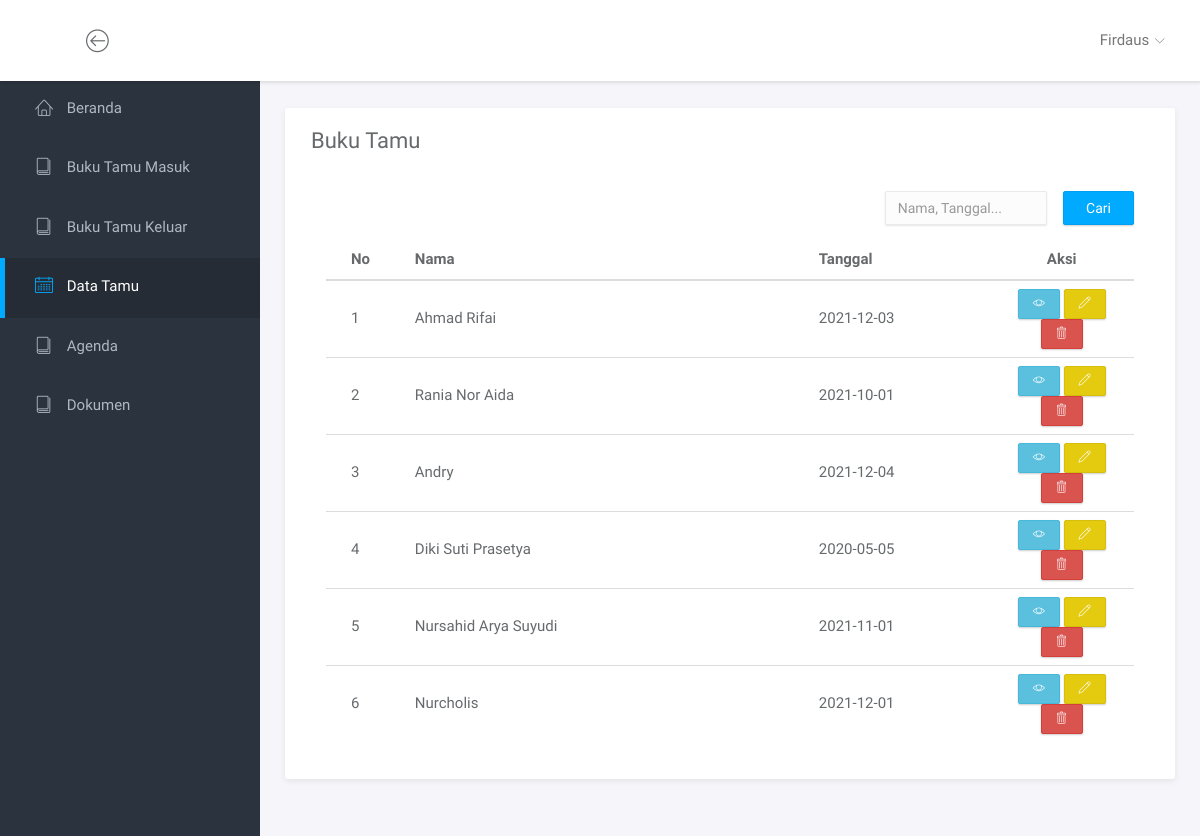
The page /index.php?page=data_tamu (signed in) on the database as committed earlier.
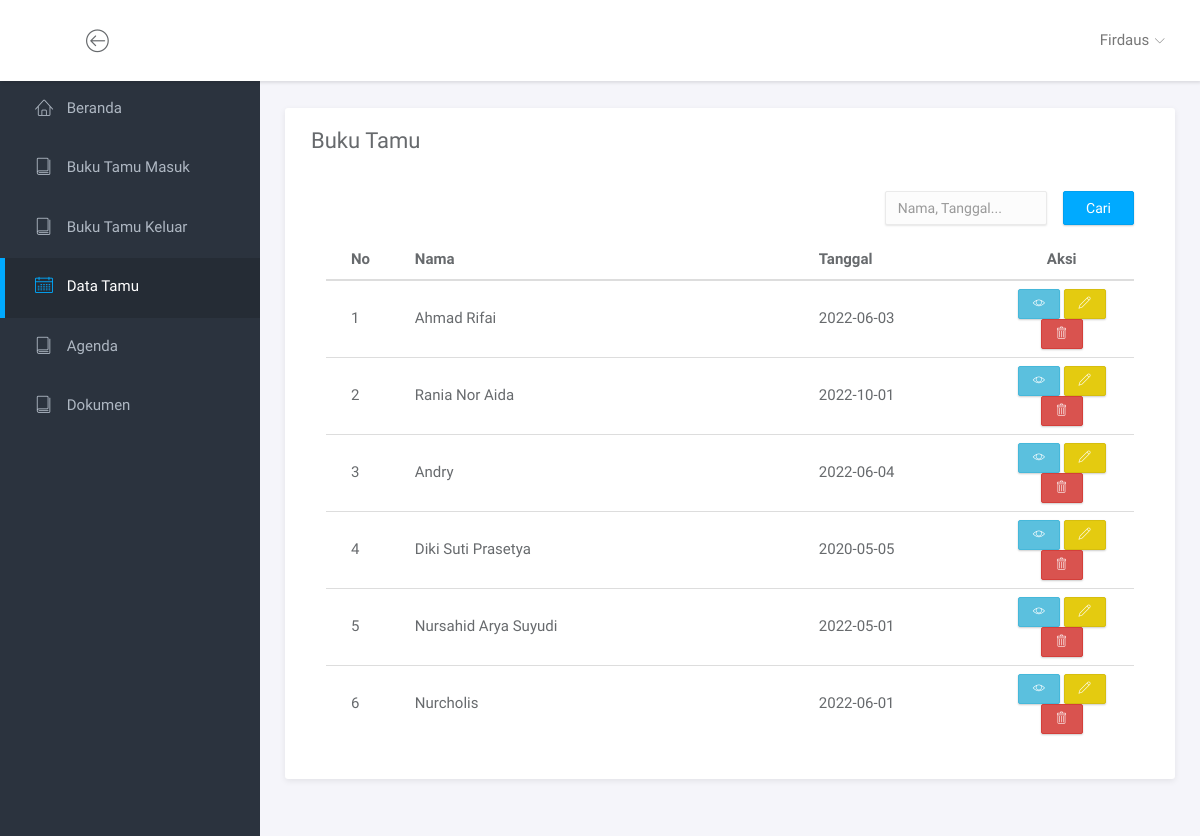
The same page on the database as committed later.
### tables this page shows
CREATE TABLE `tabel_buku_tamu` (
    id_tamu INT NOT NULL AUTO_INCREMENT,
    id_user INT NOT NULL,
    id_ruangan INT NOT NULL,
    nomor_identitas VARCHAR(255) NOT NULL,
    nama VARCHAR(255) NOT NULL,
    tanggal DATE NOT NULL,
    jam_masuk TIME NOT NULL,
    jam_keluar TIME NULL,
    alamat VARCHAR(255) NOT NULL,
    nomor_handphone VARCHAR(15) NOT NULL,
    keperluan VARCHAR(255) NOT NULL,
    status_kunjungan ENUM('SEDANG BERKUNJUNG', 'TELAH BERKUNJUNG') NOT NULL,
    kesan_kunjungan TEXT NOT NULL,
    PRIMARY KEY (id_tamu),
    FOREIGN KEY (id_user) REFERENCES tabel_user (id_user),
    FOREIGN KEY (id_ruangan) REFERENCES tabel_ruangan (id_ruangan)
);

### halaman_tampil_data/halaman_data_tamu.php (the view, shortened to what this page needs)
<div class="main">
    <div class="main-content">
        <div class="container-fluid">
            <div class="panel panel-headline">
                <div class="panel-heading">
                    <h3 class="panel-title">Buku Tamu</h3>
                </div>
                <div class="panel-body">
                    <div class="col-md-8">
                    </div>
                    <div class="col-md-4">
                        <form action="" method="POST" style="display: flex; justify-content: end;">
                            <input type="text" name="keyword" placeholder="Nama, Tanggal..." class="form-control" value="<?= isset($_POST['keyword']) ? $_POST['keyword'] : ""; ?>" style="margin-right: 16px;">
                            <button type="submit" name="submit" class="btn btn-primary">Cari</button>
                        </form>
                    </div>
                    <div class="col-md-12" style="margin-top: 16px;">
                        <table class="table table-hover">
                            <thead>
                                <tr>
                                    <th class="col-md-1">No</th>
                                    <th class="col-md-5">Nama</th>
                                    <th class="col-md-2">Tanggal</th>
                                    <th class="col-md-2 text-center">Aksi</th>
                                </tr>
                            </thead>
                            <tbody>
                                <?php
                                require_once "database/koneksi.php";
                                $keyword = isset($_POST['keyword']) ? $_POST['keyword'] : "";
                                $batas = 50;
                                $halaman = isset($_GET['halaman']) ? (int)$_GET['halaman'] : 1;
                                $halaman_awal = ($halaman > 1) ? ($halaman * $batas) - $batas : 0;
                                $data_tamu = $mysqli->query("SELECT * FROM view_buku_tamu WHERE (nama LIKE '%$keyword%' OR tanggal LIKE '%$keyword%') AND status_kunjungan='TELAH BERKUNJUNG' ORDER BY id_tamu DESC LIMIT $halaman_awal, $batas");
                                $no = 1;
                                ?>
                                <?php while ($row = $data_tamu->fetch_assoc()) : ?>
                                    <tr>
                                        <td style="vertical-align: middle;"><?= $no++; ?></td>
                                        <td style="vertical-align: middle;"><?= $row['nama']; ?></td>
                                        <td style="vertical-align: middle;"><?= $row['tanggal']; ?></td>
                                        <td class="text-center">
                                            <a href="index.php?page=detail_tamu&id_tamu=<?= $row['id_tamu']; ?>" class="btn btn-info btn-xs"><span class="lnr lnr-eye"></span></a>
                                            <a href="index.php?page=edit_tamu&id_tamu=<?= $row['id_tamu']; ?>" class="btn btn-warning btn-xs"><span class="lnr lnr-pencil"></span></a>
                                            <a href="index.php?page=delete_tamu&id_tamu=<?= $row['id_tamu']; ?>" class="btn btn-danger btn-xs" onclick="return confirm('Yakin ingin menghapus data ini?')"><span class="lnr lnr-trash"></span></a>
                                        </td>
                                    </tr>
                                <?php endwhile; ?>
                            </tbody>
                        </table>
                    </div>
                    <div class="col-md-12" style="display: flex; justify-content: end;">
                    </div>
                </div>
            </div>
        </div>
    </div>
</div>

### templates/header.php (shortened to what this page needs)
<!doctype html>
<html lang="en">
<head>
	<link rel="stylesheet" href="assets/vendor/bootstrap/css/bootstrap.min.css">
	<link rel="stylesheet" href="assets/vendor/font-awesome/css/font-awesome.min.css">
	<link rel="stylesheet" href="assets/vendor/linearicons/style.css">
	<link rel="stylesheet" href="assets/vendor/chartist/css/chartist-custom.css">
	<link rel="stylesheet" href="assets/css/main.css">
	<link rel="stylesheet" href="assets/css/demo.css">
</head>
<body>
	<div id="wrapper">

### index.php (shortened to what this page needs)
<?php
include_once "templates/header.php";
if (isset($_SESSION['id_user'])) {
    include_once "templates/navbar.php";
    if ($_SESSION['status'] == 'ADMIN') include_once "templates/sidebar/sidebar_admin.php";
    else if ($_SESSION['status'] == 'PETUGAS') include_once "templates/sidebar/sidebar_petugas.php";
    else if ($_SESSION['status'] == 'SEKOLAH') include_once "templates/sidebar/sidebar_sekolah.php";
    if (isset($_GET['page'])) {
        switch ($_GET['page']) {
            case "data_tamu":
                include_once "halaman_tampil_data/halaman_data_tamu.php";
                break;
        }
    } else include_once "beranda.php";
} else include_once "halaman_auth/halaman_login.php";
include_once "templates/footer.php";

### templates/navbar.php (shortened to what this page needs)
<nav class="navbar navbar-default navbar-fixed-top">
    <div class="brand">
    </div>
    <div class="container-fluid">
        <div class="navbar-btn">
            <button type="button" class="btn-toggle-fullwidth"><i class="lnr lnr-arrow-left-circle"></i></button>
        </div>
        <div id="navbar-menu">
            <ul class="nav navbar-nav navbar-right">
                <li class="dropdown">
                    <a href="#" class="dropdown-toggle" data-toggle="dropdown">
                        <span><?= $_SESSION['nama']; ?></span> <i class="icon-submenu lnr lnr-chevron-down"></i>
                    </a>
                </li>
            </ul>
        </div>
    </div>
</nav>

### templates/sidebar/sidebar_petugas.php
<div id="sidebar-nav" class="sidebar">
    <div class="sidebar-scroll">
        <nav>
            <ul class="nav">
                <li><a href="index.php" class="<?= isset($_GET['page']) ? (($_GET['page'] == "") ? "active" : "")  : "active" ?>"><i class="lnr lnr-home"></i> <span>Beranda</span></a></li>
                <li><a href="index.php?page=buku_tamu_masuk" class="<?= isset($_GET['page']) ? (($_GET['page'] == "buku_tamu_masuk") ? "active" : "")  : "" ?>"><i class="lnr lnr-book"></i> <span>Buku Tamu Masuk</span></a></li>
                <li><a href="index.php?page=buku_tamu_keluar" class="<?= isset($_GET['page']) ? (($_GET['page'] == "buku_tamu_keluar") ? "active" : "")  : "" ?>"><i class="lnr lnr-book"></i> <span>Buku Tamu Keluar</span></a></li>
                <li>
                    <a href="index.php?page=data_tamu" class="
							<?php
                            if (isset($_GET['page'])) {
                                if ($_GET['page'] == "data_tamu") echo "active";
                                else if ($_GET['page'] == "detail_tamu") echo "active";
                                else if ($_GET['page'] == "edit_tamu") echo "active";
                            }
                            ?>"><i class="lnr lnr-calendar-full"></i> <span>Data Tamu</span></a>
                </li>
                <li><a href="index.php?page=data_agenda" class="
                            <?php
                            if (isset($_GET['page'])) {
                                if ($_GET['page'] == "data_agenda") echo "active";
                                else if ($_GET['page'] == "tambah_agenda") echo "active";
                                else if ($_GET['page'] == "edit_agenda") echo "active";
                            }
                            ?>"><i class="lnr lnr-book"></i> <span>Agenda</span></a></li>
                <li><a href="index.php?page=data_dokumen" class="
                            <?php
                            if (isset($_GET['page'])) {
                                if ($_GET['page'] == "data_dokumen") echo "active";
                                else if ($_GET['page'] == "tambah_dokumen") echo "active";
                                else if ($_GET['page'] == "edit_dokumen") echo "active";
                            }
                            ?>"><i class="lnr lnr-book"></i> <span>Dokumen</span></a></li>
            </ul>
        </nav>
    </div>
</div>

### templates/footer.php (shortened to what this page needs)
</div>
</body>
</html>

Rows that differ between the two databases and show on the page:
changed tabel_buku_tamu "Ahmad Rifai": tanggal "2021-12-03" → "2022-06-03"
changed tabel_buku_tamu "Rania Nor Aida": tanggal "2021-10-01" → "2022-10-01"
changed tabel_buku_tamu "Andry": tanggal "2021-12-04" → "2022-06-04"
changed tabel_buku_tamu "Nursahid Arya Suyudi": tanggal "2021-11-01" → "2022-05-01"
changed tabel_buku_tamu "Nurcholis": tanggal "2021-12-01" → "2022-06-01"
